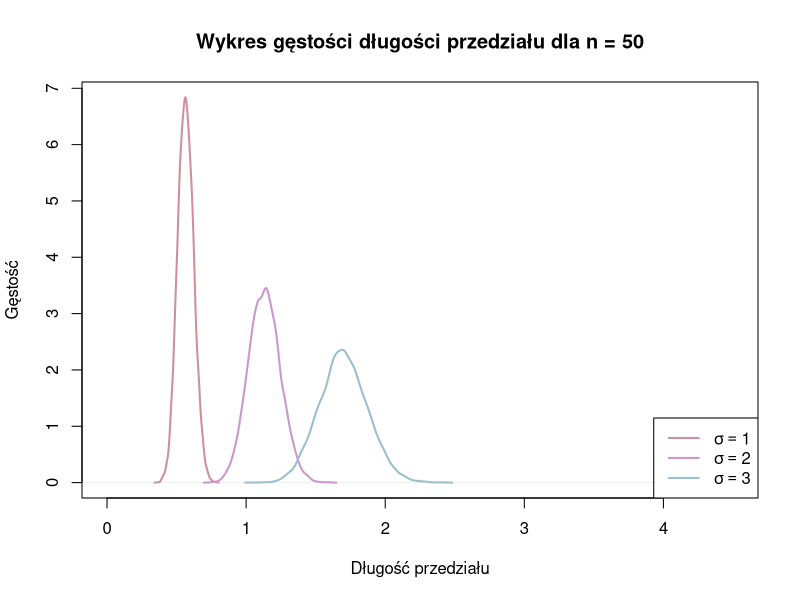
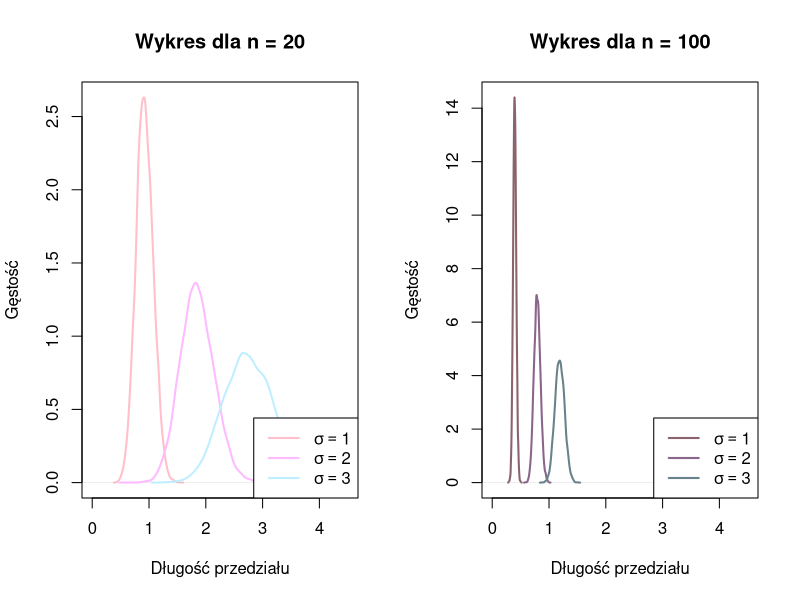
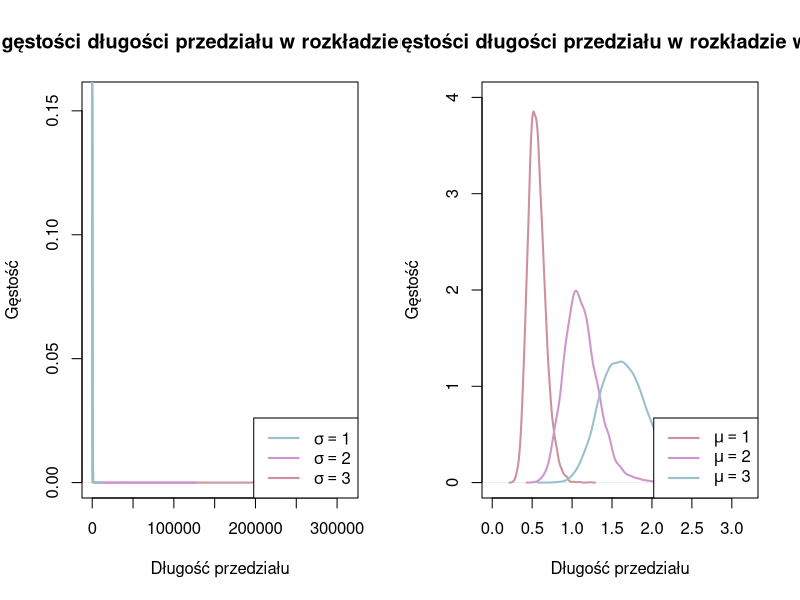
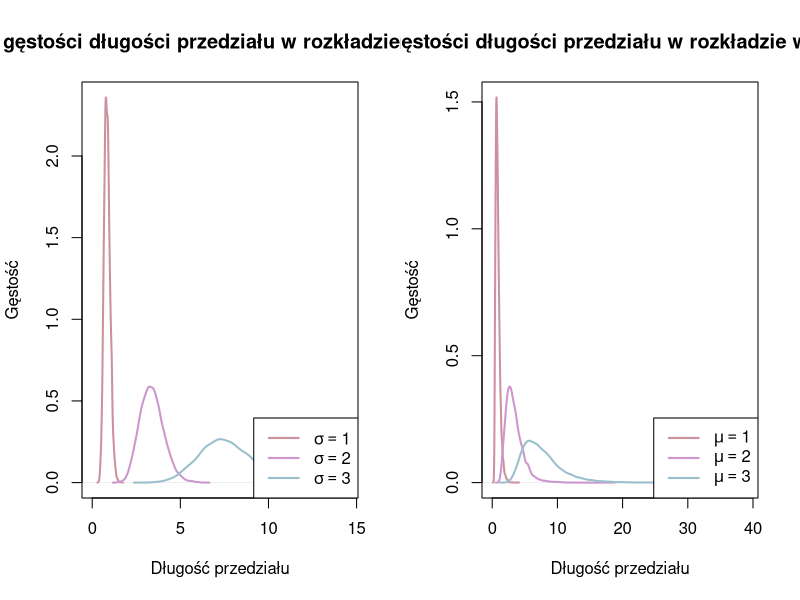
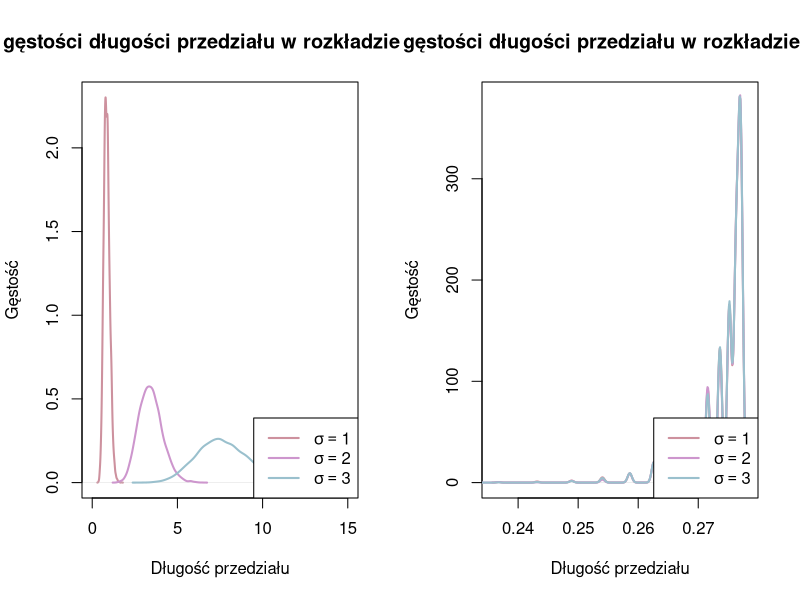

Generate these figures, in order, with R:
## ---- chunk 1
knitr::opts_chunk$set(echo = TRUE)
## ---- chunk 2
puszw <- function(pr, sigma) {
  X <- mean(pr)
  n <- length(pr)
  z <- qnorm(0.975)
  left <- X - z * sigma / sqrt(n)
  right <- X + z * sigma / sqrt(n)
  return(c(left, right, right - left))
}
## ---- chunk 3
set.seed(1)
confint_1_50 <- puszw(rnorm(50, 0, 1), 1)
confint_2_50 <- puszw(rnorm(50, 0, 2), 2)
confint_3_50 <- puszw(rnorm(50, 0, 3), 3)

confint_1_20 <- puszw(rnorm(20, 0, 1), 1)
confint_2_20 <- puszw(rnorm(20, 0, 2), 2)
confint_3_20 <- puszw(rnorm(20, 0, 3), 3)

confint_1_100 <- puszw(rnorm(100, 0, 1), 1)
confint_2_100 <- puszw(rnorm(100, 0, 2), 2)
confint_3_100 <- puszw(rnorm(100, 0, 3), 3)
## ---- chunk 4
nor_1_50 <- replicate(10000, puszw(rnorm(50, 0, 1), 1))
pok_nor_1_50 <- mean(nor_1_50[1, ] <= 0 & nor_1_50[2, ] >= 0)

nor_2_50 <- replicate(10000, puszw(rnorm(50, 0, 2), 2))
pok_nor_2_50 <- mean(nor_2_50[1, ] <= 0 & nor_2_50[2, ] >= 0)

nor_3_50 <- replicate(10000, puszw(rnorm(50, 0, 3), 3))
pok_nor_3_50 <- mean(nor_3_50[1, ] <= 0 & nor_3_50[2, ] >= 0)

nor_1_20 <- replicate(10000, puszw(rnorm(20, 0, 1), 1))
pok_nor_1_20 <- mean(nor_1_20[1, ] <= 0 & nor_1_20[2, ] >= 0)

nor_2_20 <- replicate(10000, puszw(rnorm(20, 0, 2), 2))
pok_nor_2_20 <- mean(nor_2_20[1, ] <= 0 & nor_2_20[2, ] >= 0)

nor_3_20 <- replicate(10000, puszw(rnorm(20, 0, 3), 3))
pok_nor_3_20 <- mean(nor_3_20[1, ] <= 0 & nor_3_20[2, ] >= 0)

nor_1_100 <- replicate(10000, puszw(rnorm(100, 0, 1), 1))
pok_nor_1_100 <- mean(nor_1_100[1, ] <= 0 & nor_1_100[2, ] >= 0)

nor_2_100 <- replicate(10000, puszw(rnorm(100, 0, 2), 2))
pok_nor_2_100 <- mean(nor_2_100[1, ] <= 0 & nor_2_100[2, ] >= 0)

nor_3_100 <- replicate(10000, puszw(rnorm(100, 0, 3), 3))
pok_nor_3_100 <- mean(nor_3_100[1, ] <= 0 & nor_3_100[2, ] >= 0)
## ---- chunk 5
set.seed(1)
cauchy_confint_1 <- puszw(rcauchy(50, 0, 1), 1)
cauchy_confint_2 <- puszw(rcauchy(50, 0, 2), 2)
cauchy_confint_3 <- puszw(rcauchy(50, 0, 3), 3)
## ---- chunk 6
cauchy_1 <- replicate(10000, puszw(rcauchy(50, 0, 1), 1))
pok_cauchy_1 <- mean(cauchy_1[1, ] <= 0 & cauchy_1[2, ] >= 0)
cauchy_2 <- replicate(10000, puszw(rcauchy(50, 0, 2), 2))
pok_cauchy_2 <- mean(cauchy_2[1, ] <= 0 & cauchy_2[2, ] >= 0)
cauchy_3 <- replicate(10000, puszw(rcauchy(50, 0, 3), 3))
pok_cauchy_3 <- mean(cauchy_3[1, ] <= 0 & cauchy_3[2, ] >= 0)
## ---- chunk 7
set.seed(1)
exp_confint_1 <- puszw(rexp(50, 1), 1)
exp_confint_2 <- puszw(rexp(50, 1/2), 2)
exp_confint_3 <- puszw(rexp(50, 1/3), 3)
## ---- chunk 8
exp_1 <- replicate(10000, puszw(rexp(50, 1), 1))
pok_exp_1 <- mean(exp_1[1, ] <= 1 & exp_1[2, ] >= 1)
exp_2 <- replicate(10000, puszw(rexp(50, 1/2), 2))
pok_exp_2 <- mean(exp_2[1, ] <= 2 & exp_2[2, ] >= 2)
exp_3 <- replicate(10000, puszw(rexp(50, 1/3), 3))
pok_exp_3 <- mean(exp_3[1, ] <= 3 & exp_3[2, ] >= 3)
## ---- chunk 9
pusnw <- function(pr) {
  X <- mean(pr)
  n <- length(pr)
  s <- sqrt(var(pr))
  t <- qt(0.975, n - 1)
  left <- X - t * s / sqrt(n)
  right <- X + t * s / sqrt(n)
  return(c(left, right))
}
## ---- chunk 10
set.seed(1)
nor_confint_nw_1_50 <- pusnw(rnorm(50, 0, 1))
nor_confint_nw_2_50 <- pusnw(rnorm(50, 0, 2))
nor_confint_nw_3_50 <- pusnw(rnorm(50, 0, 3))

nor_confint_nw_1_20 <- pusnw(rnorm(20, 0, 1))
nor_confint_nw_2_20 <- pusnw(rnorm(20, 0, 2))
nor_confint_nw_3_20 <- pusnw(rnorm(20, 0, 3))

nor_confint_nw_1_100 <- pusnw(rnorm(100, 0, 1))
nor_confint_nw_2_100 <- pusnw(rnorm(100, 0, 2))
nor_confint_nw_3_100 <- pusnw(rnorm(100, 0, 3))
## ---- chunk 11
nor_nw_1_50 <- replicate(10000, pusnw(rnorm(50, 0, 1)))
dł_nor_nw_1_50 <- nor_nw_1_50[2, ] - nor_nw_1_50[1, ]
pok_nor_nw_1_50 <- mean(nor_nw_1_50[1, ] <= 0 & nor_1_50[2, ] >= 0)

nor_nw_2_50 <- replicate(10000, pusnw(rnorm(50, 0, 2)))
dł_nor_nw_2_50 <- nor_nw_2_50[2, ] - nor_nw_2_50[1, ]
pok_nor_nw_2_50 <- mean(nor_nw_2_50[1, ] <= 0 & nor_2_50[2, ] >= 0)

nor_nw_3_50 <- replicate(10000, pusnw(rnorm(50, 0, 3)))
dł_nor_nw_3_50 <- nor_nw_3_50[2, ] - nor_nw_3_50[1, ]
pok_nor_nw_3_50 <- mean(nor_nw_3_50[1, ] <= 0 & nor_3_50[2, ] >= 0)

nor_nw_1_20 <- replicate(10000, pusnw(rnorm(20, 0, 1)))
dł_nor_nw_1_20 <- nor_nw_1_20[2, ] - nor_nw_1_20[1, ]
pok_nor_nw_1_20 <- mean(nor_nw_1_20[1, ] <= 0 & nor_1_20[2, ] >= 0)

nor_nw_2_20 <- replicate(10000, pusnw(rnorm(20, 0, 2)))
dł_nor_nw_2_20 <- nor_nw_2_20[2, ] - nor_nw_2_20[1, ]
pok_nor_nw_2_20 <- mean(nor_nw_2_20[1, ] <= 0 & nor_2_20[2, ] >= 0)

nor_nw_3_20 <- replicate(10000, pusnw(rnorm(20, 0, 3)))
dł_nor_nw_3_20 <- nor_nw_3_20[2, ] - nor_nw_3_20[1, ]
pok_nor_nw_3_20 <- mean(nor_nw_3_20[1, ] <= 0 & nor_3_20[2, ] >= 0)

nor_nw_1_100 <- replicate(10000, pusnw(rnorm(100, 0, 1)))
dł_nor_nw_1_100 <- nor_nw_1_100[2, ] - nor_nw_1_100[1, ]
pok_nor_nw_1_100 <- mean(nor_nw_1_100[1, ] <= 0 & nor_1_100[2, ] >= 0)

nor_nw_2_100 <- replicate(10000, pusnw(rnorm(100, 0, 2)))
dł_nor_nw_2_100 <- nor_nw_2_100[2, ] - nor_nw_2_100[1, ]
pok_nor_nw_2_100 <- mean(nor_nw_2_100[1, ] <= 0 & nor_2_100[2, ] >= 0)

nor_nw_3_100 <- replicate(10000, pusnw(rnorm(100, 0, 3)))
dł_nor_nw_3_100 <- nor_nw_3_100[2, ] - nor_nw_3_100[1, ]
pok_nor_nw_3_100 <- mean(nor_nw_3_100[1, ] <= 0 & nor_3_100[2, ] >= 0)
## ---- chunk 12
plot(density(dł_nor_nw_1_50), xlim = c(0, 4.5), lwd = 2, col = "pink3", main = "Wykres gęstości długości przedziału dla n = 50", xlab = "Długość przedziału", ylab = "Gęstość")
lines(density(dł_nor_nw_2_50), lwd = 2, col = "plum3")
lines(density(dł_nor_nw_3_50), lwd = 2, col = "lightblue3")
legend("bottomright", legend = c(expression(sigma == 1), expression(sigma == 2), expression(sigma == 3)), col = c("pink3", "plum3", "lightblue3"), lty = 1, lwd = 2)
## ---- chunk 13
par(mfrow = c(1, 2))

plot(density(dł_nor_nw_1_20), xlim = c(0, 4.5), lwd = 2, col = "pink", main = "Wykres dla n = 20", xlab = "Długość przedziału", ylab = "Gęstość")
lines(density(dł_nor_nw_2_20), lwd = 2, col = "plum1")
lines(density(dł_nor_nw_3_20), lwd = 2, col = "lightblue1")
legend("bottomright", legend = c(expression(sigma == 1), expression(sigma == 2), expression(sigma == 3)), col = c("pink", "plum1", "lightblue1"), lty = 1, lwd = 2)

plot(density(dł_nor_nw_1_100), xlim = c(0, 4.5), lwd = 2, col = "pink4", main = "Wykres dla n = 100", xlab = "Długość przedziału", ylab = "Gęstość")
lines(density(dł_nor_nw_2_100), lwd = 2, col = "plum4")
lines(density(dł_nor_nw_3_100), lwd = 2, col = "lightblue4")
legend("bottomright", legend = c(expression(sigma == 1), expression(sigma == 2), expression(sigma == 3)), col = c("pink4", "plum4", "lightblue4"), lty = 1, lwd = 2)
## ---- chunk 14
set.seed(1)
cauchy_nw_confint_1 <- pusnw(rcauchy(50, 0, 1))
cauchy_nw_confint_2 <- pusnw(rcauchy(50, 0, 2))
cauchy_nw_confint_3 <- pusnw(rcauchy(50, 0, 3))
## ---- chunk 15
cauchy_nw_1 <- replicate(10000, pusnw(rcauchy(50, 0, 1)))
pok_cauchy_nw_1 <- mean(cauchy_nw_1[1, ] <= 0 & cauchy_nw_1[2, ] >= 0)
dł_cauchy_nw_1 <- cauchy_nw_1[2, ] - cauchy_nw_1[1, ]

cauchy_nw_2 <- replicate(10000, pusnw(rcauchy(50, 0, 2)))
pok_cauchy_nw_2 <- mean(cauchy_nw_2[1, ] <= 0 & cauchy_nw_2[2, ] >= 0)
dł_cauchy_nw_2 <- cauchy_nw_2[2, ] - cauchy_nw_2[1, ]

cauchy_nw_3 <- replicate(10000, pusnw(rcauchy(50, 0, 3)))
pok_cauchy_nw_3 <- mean(cauchy_nw_3[1, ] <= 0 & cauchy_nw_3[2, ] >= 0)
dł_cauchy_nw_3 <- cauchy_nw_3[2, ] - cauchy_nw_3[1, ]
## ---- chunk 16
options(scipen=999)
plot(density(dł_cauchy_nw_3), lwd = 2, col = "pink3", main = "Wykres gęstości długości przedziału w rozkładzie Cauchy'ego", xlab = "Długość przedziału", ylab = "Gęstość")
lines(density(dł_cauchy_nw_2), lwd = 2, col = "plum3")
lines(density(dł_cauchy_nw_1), lwd = 2, col = "lightblue3")
legend("bottomright", legend = c(expression(sigma == 1), expression(sigma == 2), expression(sigma == 3)), col = c("lightblue3", "plum3", "pink3"), lty = 1, lwd = 2)
## ---- chunk 17
set.seed(1)
exp_confint_nw_1 <- pusnw(rexp(50, 1))
exp_confint_nw_2 <- pusnw(rexp(50, 1/2))
exp_confint_nw_3 <- pusnw(rexp(50, 1/3))
## ---- chunk 18
exp_nw_1 <- replicate(10000, pusnw(rexp(50, 1)))
pok_exp_nw_1 <- mean(exp_nw_1[1, ] <= 1 & exp_nw_1[2, ] >= 1)
dł_exp_nw_1 <- exp_nw_1[2, ] - exp_nw_1[1, ]

exp_nw_2 <- replicate(10000, pusnw(rexp(50, 1/2)))
pok_exp_nw_2 <- mean(exp_nw_2[1, ] <= 2 & exp_nw_2[2, ] >= 2)
dł_exp_nw_2 <- exp_nw_2[2, ] - exp_nw_2[1, ]

exp_nw_3 <- replicate(10000, pusnw(rexp(50, 1/3)))
pok_exp_nw_3 <- mean(exp_nw_3[1, ] <= 3 & exp_nw_3[2, ] >= 3)
dł_exp_nw_3 <- exp_nw_3[2, ] - exp_nw_3[1, ]
## ---- chunk 19
plot(density(dł_exp_nw_1), xlim = c(0, 3.2), ylim = c(0, 4), lwd = 2, col = "pink3", main = "Wykres gęstości długości przedziału w rozkładzie wykładniczym", xlab = "Długość przedziału", ylab = "Gęstość")
lines(density(dł_exp_nw_2), lwd = 2, col = "plum3")
lines(density(dł_exp_nw_3), lwd = 2, col = "lightblue3")
legend("bottomright", legend = c(expression(mu == 1), expression(mu == 2), expression(mu == 3)), col = c("pink3", "plum3", "lightblue3"), lty = 1, lwd = 2)
## ---- chunk 20
puwzs <- function(pr, mu) {
  n <- length(pr)
  sig2 <- (1/n)*sum((pr - mu)**2)
  left <- (n*sig2)/(qchisq(1-(0.05/2), n))
  right <- (n*sig2)/(qchisq(0.05/2, n))
  return(c(left, right))
}
## ---- chunk 21
set.seed(1)
confint_zs_1 <- puwzs(rnorm(50, 0, 1), 0)
confint_zs_2 <- puwzs(rnorm(50, 0, 2), 0)
confint_zs_3 <- puwzs(rnorm(50, 0, 3), 0)
## ---- chunk 22
nor_zs_1 <- replicate(10000, puwzs(rnorm(50, 0, 1), 0))
dł_nor_zs_1 <- nor_zs_1[2, ] - nor_zs_1[1, ]
pok_nor_zs_1 <- mean(nor_zs_1[1, ] <= 1 & nor_zs_1[2, ] >= 1)

nor_zs_2 <- replicate(10000, puwzs(rnorm(50, 0, 2), 0))
dł_nor_zs_2 <- nor_zs_2[2, ] - nor_zs_2[1, ]
pok_nor_zs_2 <- mean(nor_zs_2[1, ] <= 4 & nor_zs_2[2, ] >= 4)

nor_zs_3 <- replicate(10000, puwzs(rnorm(50, 0, 3), 0))
dł_nor_zs_3 <- nor_zs_3[2, ] - nor_zs_3[1, ]
pok_nor_zs_3<- mean(nor_zs_3[1, ] <= 9 & nor_zs_3[2, ] >= 9)
## ---- chunk 23
plot(density(dł_nor_zs_1), lwd = 2, xlim = c(0, 14.5), col = "pink3", main = "Wykres gęstości długości przedziału w rozkładzie normalnym", xlab = "Długość przedziału", ylab = "Gęstość")
lines(density(dł_nor_zs_2), lwd = 2, col = "plum3")
lines(density(dł_nor_zs_3), lwd = 2, col = "lightblue3")
legend("bottomright", legend = c(expression(sigma == 1), expression(sigma == 2), expression(sigma == 3)), col = c("pink3", "plum3", "lightblue3"), lty = 1, lwd = 2)
## ---- chunk 24
set.seed(1)
exp_confint_zs_1 <- puwzs(rexp(50, 1), 1)
exp_confint_zs_2 <- puwzs(rexp(50, 1/2), 2)
exp_confint_zs_3 <- puwzs(rexp(50, 1/3), 3)
## ---- chunk 25
exp_zs_1 <- replicate(10000, puwzs(rexp(50, 1), 1))
dł_exp_zs_1 <- exp_zs_1[2, ] - exp_zs_1[1, ]
pok_exp_zs_1 <- mean(exp_zs_1[1, ] <= 1 & exp_zs_1[2, ] >= 1)

exp_zs_2 <- replicate(10000, puwzs(rexp(50, 1/2), 2))
dł_exp_zs_2 <- exp_zs_2[2, ] - exp_zs_2[1, ]
pok_exp_zs_2 <- mean(exp_zs_2[1, ] <= 4 & exp_zs_2[2, ] >= 4)

exp_zs_3 <- replicate(10000, puwzs(rexp(50, 1/3), 3))
dł_exp_zs_3 <- exp_zs_3[2, ] - exp_zs_3[1, ]
pok_exp_zs_3<- mean(exp_zs_3[1, ] <= 9 & exp_zs_3[2, ] >= 9)
## ---- chunk 26
plot(density(dł_exp_zs_1), lwd = 2, xlim = c(0, 39.2), col = "pink3", main = "Wykres gęstości długości przedziału w rozkładzie wykładniczym", xlab = "Długość przedziału", ylab = "Gęstość")
lines(density(dł_exp_zs_2), lwd = 2, col = "plum3")
lines(density(dł_exp_zs_3), lwd = 2, col = "lightblue3")
legend("bottomright", legend = c(expression(mu == 1), expression(mu == 2), expression(mu == 3)), col = c("pink3", "plum3", "lightblue3"), lty = 1, lwd = 2)
## ---- chunk 27
puwns <- function(pr) {
  n <- length(pr)
  s2 <- var(pr)
  left <- ((n-1)*s2)/(qchisq(1-(0.05/2), n-1))
  right <- ((n-1)*s2)/(qchisq(0.05/2, n-1))
  return(c(left, right))
}
## ---- chunk 28
set.seed(1)
confint_ns_1 <- puwns(rnorm(50, 0, 1))
confint_ns_2 <- puwns(rnorm(50, 0, 2))
confint_ns_3 <- puwns(rnorm(50, 0, 3))
## ---- chunk 29
nor_ns_1 <- replicate(10000, puwns(rnorm(50, 0, 1)))
dł_nor_ns_1 <- nor_ns_1[2, ] - nor_ns_1[1, ]
pok_nor_ns_1 <- mean(nor_ns_1[1, ] <= 1 & nor_ns_1[2, ] >= 1)

nor_ns_2 <- replicate(10000, puwns(rnorm(50, 0, 2)))
dł_nor_ns_2 <- nor_ns_2[2, ] - nor_ns_2[1, ]
pok_nor_ns_2 <- mean(nor_ns_2[1, ] <= 4 & nor_ns_2[2, ] >= 4)

nor_ns_3 <- replicate(10000, puwns(rnorm(50, 0, 3)))
dł_nor_ns_3 <- nor_ns_3[2, ] - nor_ns_3[1, ]
pok_nor_ns_3<- mean(nor_ns_3[1, ] <= 9 & nor_ns_3[2, ] >= 9)
## ---- chunk 30
plot(density(dł_nor_ns_1), lwd = 2, xlim = c(0, 15), col = "pink3", main = "Wykres gęstości długości przedziału w rozkładzie normalnym", xlab = "Długość przedziału", ylab = "Gęstość")
lines(density(dł_nor_ns_2), lwd = 2, col = "plum3")
lines(density(dł_nor_ns_3), lwd = 2, col = "lightblue3")
legend("bottomright", legend = c(expression(sigma == 1), expression(sigma == 2), expression(sigma == 3)), col = c("pink3", "plum3", "lightblue3"), lty = 1, lwd = 2)
## ---- chunk 31
pup <- function(pr) {
  srY = mean(pr > 0)
  n <- length(pr)
  z <- qnorm(0.975)
  left <- srY - z * sqrt((srY*(1 - srY))/n)
  right <- srY + z * sqrt((srY*(1 - srY))/n)
  return(c(left, right))
}
## ---- chunk 32
set.seed(1)
confint_p_1 <- pup(rnorm(50, 0, 1))
confint_p_2 <- pup(rnorm(50, 0, 2))
confint_p_3 <- pup(rnorm(50, 0, 3))
## ---- chunk 33
nor_p_1 <- replicate(10000, pup(rnorm(50, 0, 1)))
dł_nor_p_1 <- nor_p_1[2, ] - nor_p_1[1, ]
pok_nor_p_1 <- mean(nor_p_1[1, ] <= 1/2 & nor_p_1[2, ] >= 1/2)

nor_p_2 <- replicate(10000, pup(rnorm(50, 0, 2)))
dł_nor_p_2 <- nor_p_2[2, ] - nor_p_2[1, ]
pok_nor_p_2 <- mean(nor_p_2[1, ] <= 1/2 & nor_p_2[2, ] >= 1/2)

nor_p_3 <- replicate(10000, pup(rnorm(50, 0, 3)))
dł_nor_p_3 <- nor_p_3[2, ] - nor_p_3[1, ]
pok_nor_p_3 <- mean(nor_p_3[1, ] <= 1/2 & nor_p_3[2, ] >= 1/2)
## ---- chunk 34
plot(density(dł_nor_p_1), lwd = 2, col = "pink3", main = "Wykres gęstości długości przedziału w rozkładzie normalnym", xlab = "Długość przedziału", ylab = "Gęstość")
lines(density(dł_nor_p_2), lwd = 2, col = "plum3")
lines(density(dł_nor_p_3), lwd = 2, col = "lightblue3")
legend("bottomright", legend = c(expression(sigma == 1), expression(sigma == 2), expression(sigma == 3)), col = c("pink3", "plum3", "lightblue3"), lty = 1, lwd = 2)
